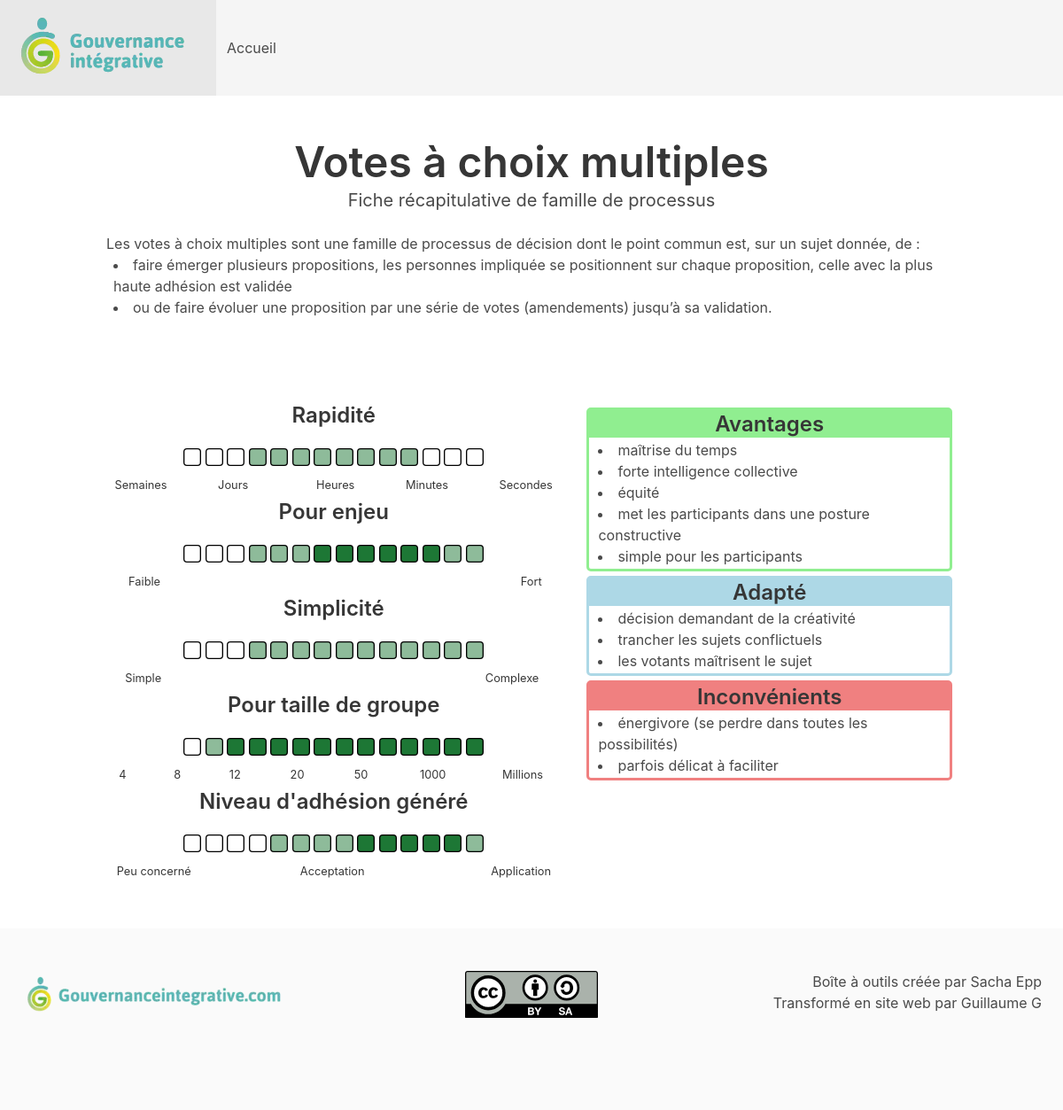
The page /processus/100 on the database its author committed.
### tables this page shows
CREATE TABLE processus (
    id INTEGER PRIMARY KEY AUTOINCREMENT,
    titre TEXT NOT NULL,
    description TEXT NOT NULL,
    -- textes :
    -- ce sont des textes contenant du HTML
    -- au format <ul><li>...</li></ul>
    -- car ce sont de simples listes
    avantages TEXT,
    adapte TEXT,
    risques TEXT,
    inconvenients TEXT,
    deconseille TEXT,
    points_cles TEXT,
    -- critères :
    -- ils sont au format de 14 caractères
    -- chaque caractère représente une case
    -- 0 = blanc
    -- 1 = vert pale
    -- 2 = vert foncé
    rapidite TEXT NOT NULL,
    enjeu TEXT NOT NULL,
    simplicite TEXT NOT NULL,
    taille_groupe TEXT NOT NULL,
    adhesion TEXT NOT NULL
);

### app.py (the view)
@app.route("/processus/<id_processus>")
def get_processus(id_processus):
    result = retourne_un_processus(id_processus)
    if len(result) > 0:
        processus = result[0]
        return render_template(
            "processus.html",
            processus=processus,
            caracteristiques=caracteristiques,
            criteres=criteres,
        )
    return "processus introuvable."

### app.py (called while the page is built)
@app.template_filter()
def crit_filter(crit):
    result = {
        "0": "0",
        "1": "0.5",
        "2": "1",
    }
    return result[crit]

def get_db_connection():
    conn = sqlite3.connect(DATABASE_PATH)
    conn.row_factory = sqlite3.Row
    return conn

def retourne_un_processus(id_processus) -> dict:
    conn = get_db_connection()
    req_select = """SELECT *
    FROM processus
    WHERE id = ?
    LIMIT 1"""
    result = conn.execute(req_select, [id_processus]).fetchall()
    conn.close()
    return result

### templates/processus.html (shortened to what this page needs)
{% extends 'layout.html' %}
{% block body %}
<section class="section">
  <div class="container">
    <h1 class="title is-1 text-center" id="titre">
      {{ processus['titre'] }}
    </h1>
    <p class="subtitle text-center">
      {% if processus['id'] % 100 == 0 %}
        Fiche récapitulative de famille de processus
      {% else %}
        Fiche récapitulative de processus de décision
      {% endif %}
    </p>
    <div id="description">
      {{ processus['description']|safe }}
    </div>
  </div>
</section>
<section class="section">
  <div class="container">
    <div class="columns">
      <div class="column text-center" id="criteres">
        {% for critere in criteres %}
          <div class="critere">
            <h2 class="title is-4">
              {{ critere["nom"] }}
            </h2>
            {% for i in processus[critere["id"]] %}
              <svg viewBox="0 0 30 30" xmlns="http://www.w3.org/2000/svg" class="crit">
                <rect x="1" y="1" width="28" height="28" rx="5" style="fill:#1d7735;fill-opacity:{{ i | crit_filter }};stroke:black;stroke-width:2px;" />
              </svg>
            {% endfor %}
          </div>
          <div>
            {% include 'legende_' + critere["id"] + '.j2' %}
          </div>
        {% endfor %}
      </div>
      <div class="column" id="caracteristiques">
        {% for caracteristique in caracteristiques %}
          {% if processus[caracteristique["id"]] %}
            <div class="caracteristique" style="border-color: {{ caracteristique["couleur"] }};">
              <div class="caracteristique-titre" style="background-color: {{ caracteristique["couleur"] }};">
                <h2 class="title is-4 text-center">
                  {{ caracteristique["nom"] }}
                </h2>
              </div>
              <div class="caracteristique-contenu">
                {{ processus[caracteristique["id"]]|safe }}
              </div>
            </div>
          {% endif %}
        {% endfor %}
      </div>
    </div>
  </div>
</section>
{% endblock %}

### templates/layout.html (style rules this page uses)
.text-center { text-align: center; }
ul { list-style: inside; padding-left: 0.5rem; }
.caracteristique { border: 3px lightblue solid; border-radius: 5px; margin: 5px; }
.caracteristique-titre { background-color: lightblue; padding: 2px; }
.caracteristique-contenu { padding: 2px; }
@media screen and (max-width: 1215px) { svg.crit { width: 20px; } }

### rows shown on the page
processus: titre "Votes à choix multiples", description "Les votes à choix multiples sont une famille de processus de décision dont le point commun est, sur un sujet donnée, de : faire émerger plusieurs propositions, les personnes impliquée se positionnent sur chaque proposition, celle avec la plus haute adhésion est validée ou de faire évoluer une proposition par une série de votes (amendements) jusqu’à sa validation.", avantages "maîtrise du temps forte intelligence collective équité met les participants dans une posture constructive simple pour les participants" "décision demandant de la créativité trancher les sujets conflictuels les votants maîtrisent le sujet" "énergivore (se perdre dans toutes les possibilités) parfois délicat à faciliter"

### other values the page prints
{{ critere["nom"] }} "Rapidité" "Pour enjeu" "Simplicité" "Pour taille de groupe" "Niveau d'adhésion généré"
{{ caracteristique["nom"] }} "Avantages" "Adapté" "Inconvénients"
